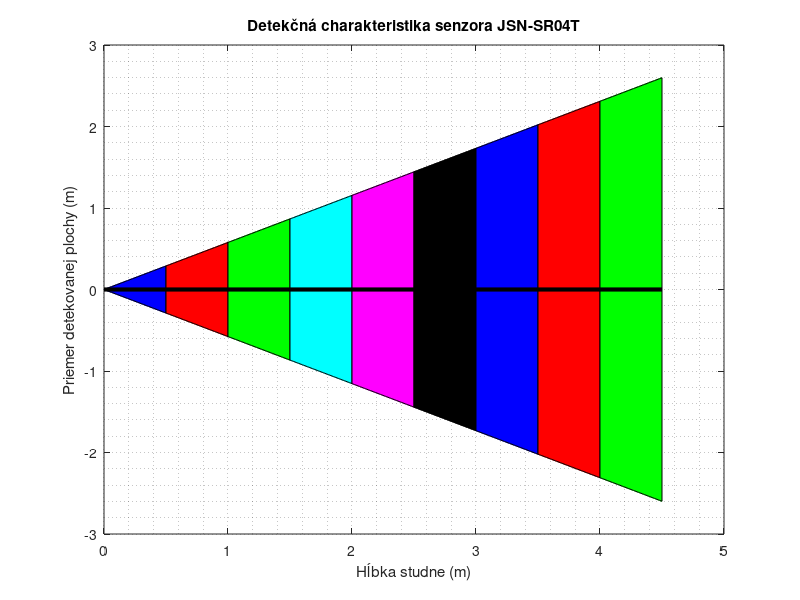

Write MATLAB code to recreate this figure.
close all;
clear all;
half_angle = 30;
Radians = deg2rad( half_angle );
Radians2 = -1*(Radians);
hlbka1 = 0:0.01:0.5;
hlbka2 = 0.5:0.01:1;
hlbka3 = 1:0.01:1.5;
hlbka4 = 1.5:0.01:2;
hlbka5 = 2:0.01:2.5;
hlbka6 = 2.5:0.01:3;
hlbka7 = 3:0.01:3.5;
hlbka8 = 3.5:0.01:4;
hlbka9 = 4:0.01:4.5;
priemer1 = hlbka1*tan(Radians)
priemer2 = hlbka1*tan(Radians2)
priemer3 = hlbka2*tan(Radians)
priemer4 = hlbka2*tan(Radians2)
priemer5 = hlbka3*tan(Radians)
priemer6 = hlbka3*tan(Radians2)

priemer7 = hlbka4*tan(Radians)
priemer8 = hlbka4*tan(Radians2)

priemer9 = hlbka5*tan(Radians)
priemer10 = hlbka5*tan(Radians2)

priemer11 = hlbka6*tan(Radians)
priemer12 = hlbka6*tan(Radians2)

priemer13 = hlbka7*tan(Radians)
priemer14 = hlbka7*tan(Radians2)

priemer15 = hlbka8*tan(Radians)
priemer16 = hlbka8*tan(Radians2)

priemer17 = hlbka9*tan(Radians)
priemer18 = hlbka9*tan(Radians2)
plot (hlbka1, priemer1, '-b')
hold on 
plot (hlbka1, priemer2, '-b')
hold on 
plot (hlbka2, priemer3, '-r')
hold on 
plot (hlbka2, priemer4, '-r')
hold on 
plot (hlbka3, priemer5, '-g')
hold on 
plot (hlbka3, priemer6, '-g')
hold on 
plot (hlbka4, priemer7, '-c')
hold on 
plot (hlbka4, priemer8, '-c')
hold on 
plot (hlbka5, priemer9, '-m')
hold on 
plot (hlbka5, priemer10, '-m')
hold on 
plot (hlbka6, priemer11, '-k')
hold on 
plot (hlbka6, priemer12, '-k')
hold on 
plot (hlbka7, priemer13, '-b')
hold on 
plot (hlbka7, priemer14, '-b')
hold on 
plot (hlbka8, priemer15, '-r')
hold on 
plot (hlbka8, priemer16, '-r')
hold on 
plot (hlbka9, priemer17, '-g')
hold on 
plot (hlbka9, priemer18, '-g')
patch([hlbka1 fliplr(hlbka1)], [priemer1 fliplr(priemer2)], 'b')
patch([hlbka2 fliplr(hlbka2)], [priemer3 fliplr(priemer4)], 'r')
patch([hlbka3 fliplr(hlbka3)], [priemer5 fliplr(priemer6)], 'g')
patch([hlbka4 fliplr(hlbka4)], [priemer7 fliplr(priemer8)], 'c')
patch([hlbka5 fliplr(hlbka5)], [priemer9 fliplr(priemer10)], 'm')
patch([hlbka6 fliplr(hlbka6)], [priemer11 fliplr(priemer12)], 'k')
patch([hlbka7 fliplr(hlbka7)], [priemer13 fliplr(priemer14)], 'b')
patch([hlbka8 fliplr(hlbka8)], [priemer15 fliplr(priemer16)], 'r')
patch([hlbka9 fliplr(hlbka9)], [priemer17 fliplr(priemer18)], 'g')
hold on
plot ([0,4.5], [0,0], '-k', 'LineWidth',3)
title('Detekčná charakteristika senzora JSN-SR04T')
grid minor
xlabel('Hĺbka studne (m)') 
ylabel('Priemer detekovanej plochy (m)') 
